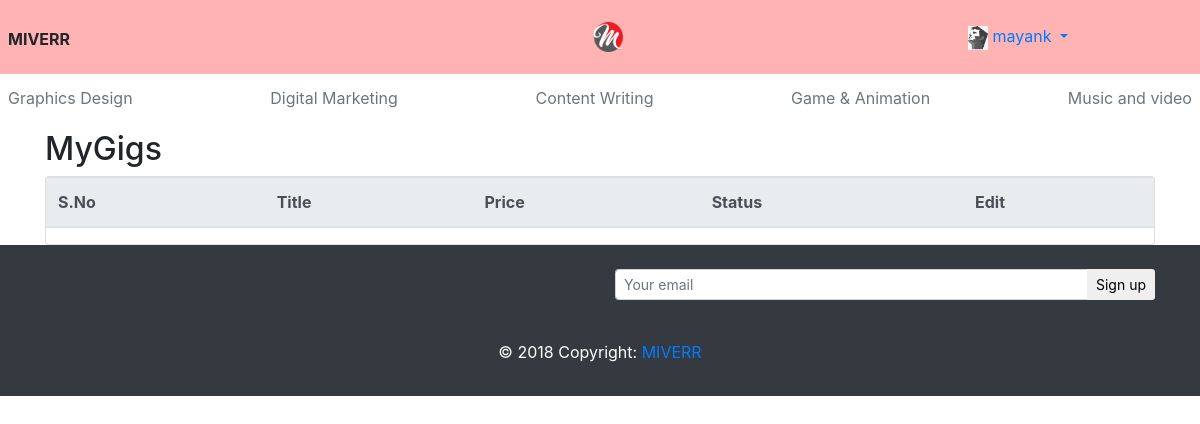
Before: /mygig/ (signed in) with the older database file.
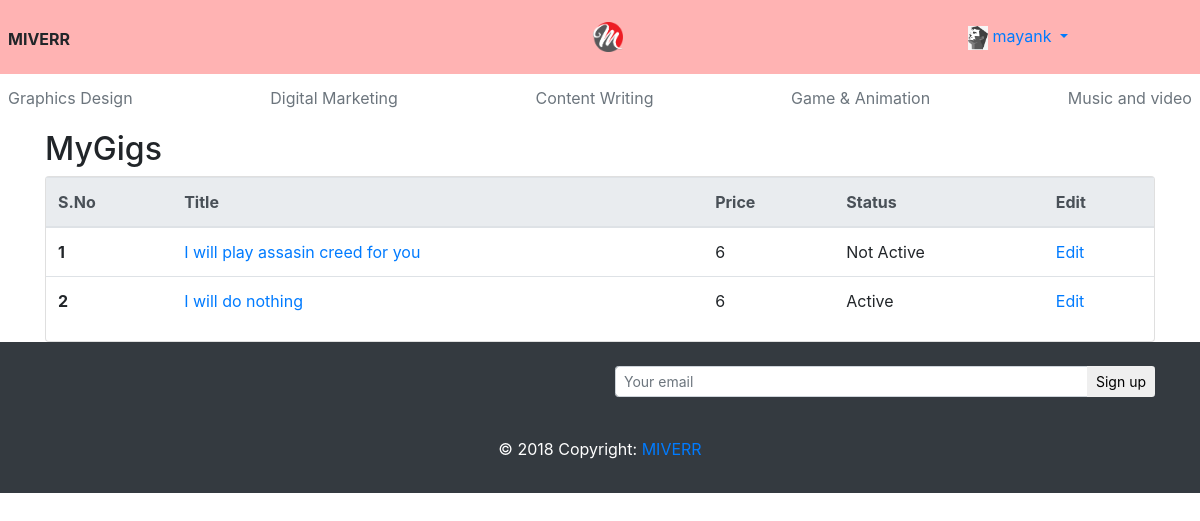
After: the same page with the newer database file.
### miverrapp/models.py (models this page shows, shortened)
class Gig(models.Model):
    CATEGORY_CHOICES=(
    ("GD","Graphic designing"),
    ("DM","Digital Marketing"),
    ("CW","Content-Writing"),
    ("GM","Game & Animation"),
    ("MV","Music and video"),
    )
    title=models.CharField(max_length=500)
    category=models.CharField(max_length=2,choices=CATEGORY_CHOICES)
    description=models.CharField(max_length=1000)
    price=models.IntegerField(default=6)
    photo=models.FileField(upload_to='gigs')
    status=models.BooleanField(default=True)
    user=models.ForeignKey(settings.AUTH_USER_MODEL,on_delete=models.CASCADE)
    create_time=models.DateTimeField(default=timezone.now)

### miverrapp/views.py (the view)
# urls.py: path("mygig/",views.my_gigs,name="my_gigs"),
@login_required(login_url="/users/login/")
def my_gigs(request):
    gigs=Gig.objects.filter(user=request.user)
    return render(request,'my_gigs.html',{"gigs":gigs})

### users/backend.py (called while the page is built)
     def get_user(self, user_id):
        try:
            return get_user_model().objects.get(pk=user_id)
        except get_user_model().DoesNotExist:
            return None

### templates/my_gigs.html
{% extends 'base.html' %}
{% block body %}
<div class="container">
  <h2 mb-4>MyGigs</h2>
  <div class="card card-default">
    <table class="table">
  <thead class="thead-light">
    <tr>
      <th scope="col">S.No</th>
      <th scope="col">Title</th>
      <th scope="col">Price</th>
      <th scope="col">Status</th>
      <th scope="col">Edit</th>
    </tr>
  </thead>
  <tbody>
{% for obj in gigs %}
    <tr>
      <th scope="row">{{forloop.counter}}</th>
      <td><a href="{% url 'miverrapp:gig_detail' obj.id %}">{{obj.title}}</a></td>
      <td>{{obj.price}}</td>
      <td>{% if obj.status %}Active{% else %}Not Active{% endif %}</td>
      <td><a href="{% url 'miverrapp:gig_edit' obj.id %}">Edit</a></td>
    </tr>
{% endfor %}
  </tbody>
</table>
  </div>
</div>
{% endblock %}

Changed rows visible on the page:
added Gig: title "I will play assasin creed for you", price "6", status "Not Active"
added Gig: title "I will do nothing", price "6", status "Active"
